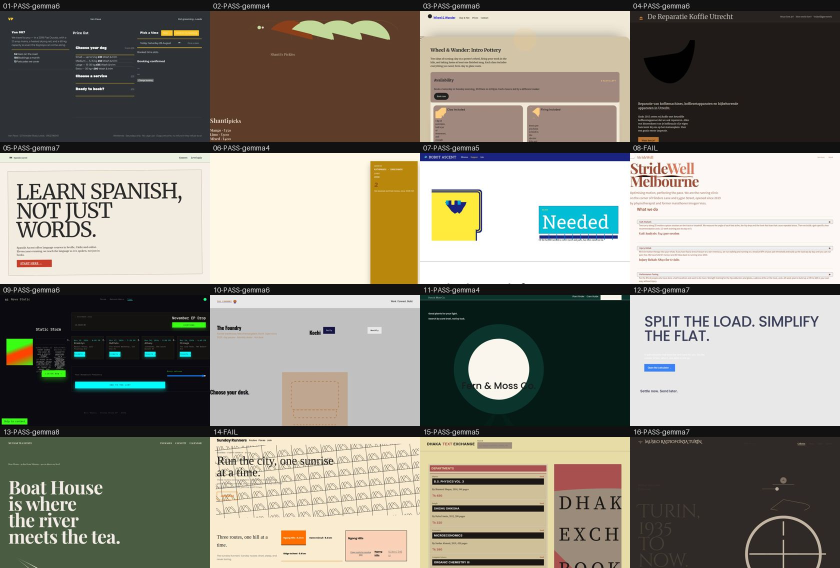
#> input picture docs/images/heldout-16-picks.jpg, 1680 x 1136 px (shown at 1/2 size)
$ python -i pick_best.py   (imports and definitions only)
#> lines starting #> are read from the running program, lines starting #| are printed output that depends on the picture
#!/usr/bin/env python3
"""Best-of-k with render.py as the judge: keep the candidate that passes QA, report pass@1 vs best-of-k.

    python3 dataset/pipeline/pick_best.py dataset/runs/sft-v1/samples-gemma2 dataset/runs/sft-v1/renders-gemma2

Expects <samples>/<id>/k1 … kN (train_tinker.py sample --k N) rendered into <renders>/report.jsonl.
A candidate that never closed index.html wasn't rendered and counts as a fail, and so does one whose
first desktop screen is a single flat colour (render.py passes those). The winner is copied
to <samples>/<id>/best; the scores go to <renders>/best.json.
"""
import argparse
import base64
import io
import json
import shutil
import urllib.request
from collections import defaultdict
from pathlib import Path

from PIL import Image, ImageStat


# [6 lines left out: function blank_first_screen, not called in this run]


JUDGE = ("You are a strict art director reviewing the first screen of a small-business website. "
         "Score it 1-10 for design quality: clear hierarchy, a confident headline, real content visible, "
         "deliberate palette and type. Score 1-3 if the screen is mostly empty, a repeated pattern, broken, "
         "overlapping or unreadable. Reply as JSON: {\"score\": n, \"reason\": \"<12 words\"}.")


def judge(shot: Path) -> dict:
    """Gemma 4 (local, vision) scores the first desktop screen; render.py can't see taste."""
#> called with shot = '../../docs/images/heldout-16-picks.jpg'
    im = Image.open(shot)
#> im is the input picture: PIL image 1680x1136 RGB; mean R, G, B 136, 132.5, 121.2
    im = im.crop((0, 0, im.size[0], min(900, im.size[1]))).resize((960, 600))
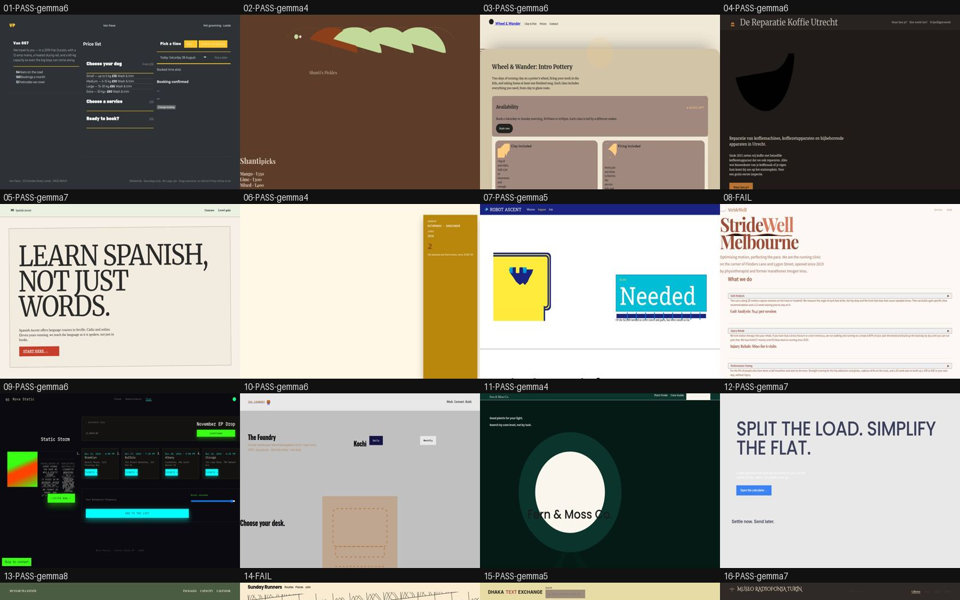
#> im: PIL image 960x600 RGB; mean R, G, B 135.9, 133.1, 124.4
    buf = io.BytesIO()
    im.convert("RGB").save(buf, "JPEG", quality=85)
    body = json.dumps({"model": "gemma4:e4b", "stream": False, "think": False, "format": "json",
                       "options": {"temperature": 0, "num_ctx": 4096},
                       "messages": [{"role": "system", "content": JUDGE},
                                    {"role": "user", "content": "Score this first screen.",
                                     "images": [base64.b64encode(buf.getvalue()).decode()]}]}).encode()
    req = urllib.request.Request("http://localhost:11434/api/chat", data=body,
                                 headers={"Content-Type": "application/json"})
    try:
#> (the run stopped early here; a loop or call above may not have finished)
